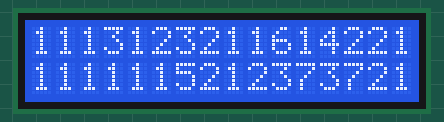
The sketch below on a simulated Arduino Uno, built with avr-gcc and run on an emulated ATmega328P. On the bench: 16×2 character LCD. Random numbers use the default seed unless the sketch sets one.

Above: at 0.25 s.
At 0.89 s:
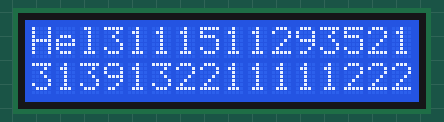
At 1.83 s:
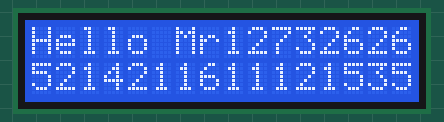
At 3.39 s:
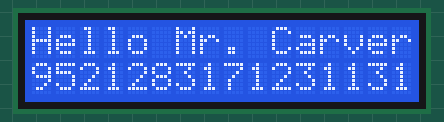
At 4.65 s:
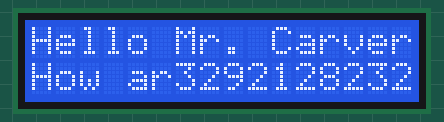
At 6.5 s:
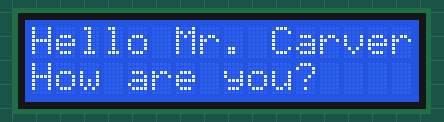

The sketch:

Circuit_15.ino
```cpp
#include <LiquidCrystal.h>
LiquidCrystal lcd(12,11,5,4,3,2);
char line1[] = {'H','e','l','l','o',' ','M','r','.',' ','C','a','r','v','e','r'};
//char line2[] = {'H','o','w',' ','a','r','e',' ','y','o','u','?',' ',' ',' ',' '};
char line2[] = "How are you?    ";
bool line1Done = false;
void setup()
{

  lcd.begin(16, 2);

  lcd.clear();
  Serial.begin(9600);

}

void loop()
{
  for(int i = 0; i<16; i++){
     lcd.setCursor(i,0);
    if(i<(millis()/200)){
      lcd.print(line1[i]);
      if(i == 15){
        line1Done=true;
      }
    }else{
      int r = rand();
      lcd.print(r);
    }
  }
  for(int i = 0; i<16; i++){
     lcd.setCursor(i,1);
    if((i<((millis()/200)-16))&&line1Done){
      lcd.print(line2[i]);
    }else{
      int r = rand();
      lcd.print(r);
    }
  }
}
```
